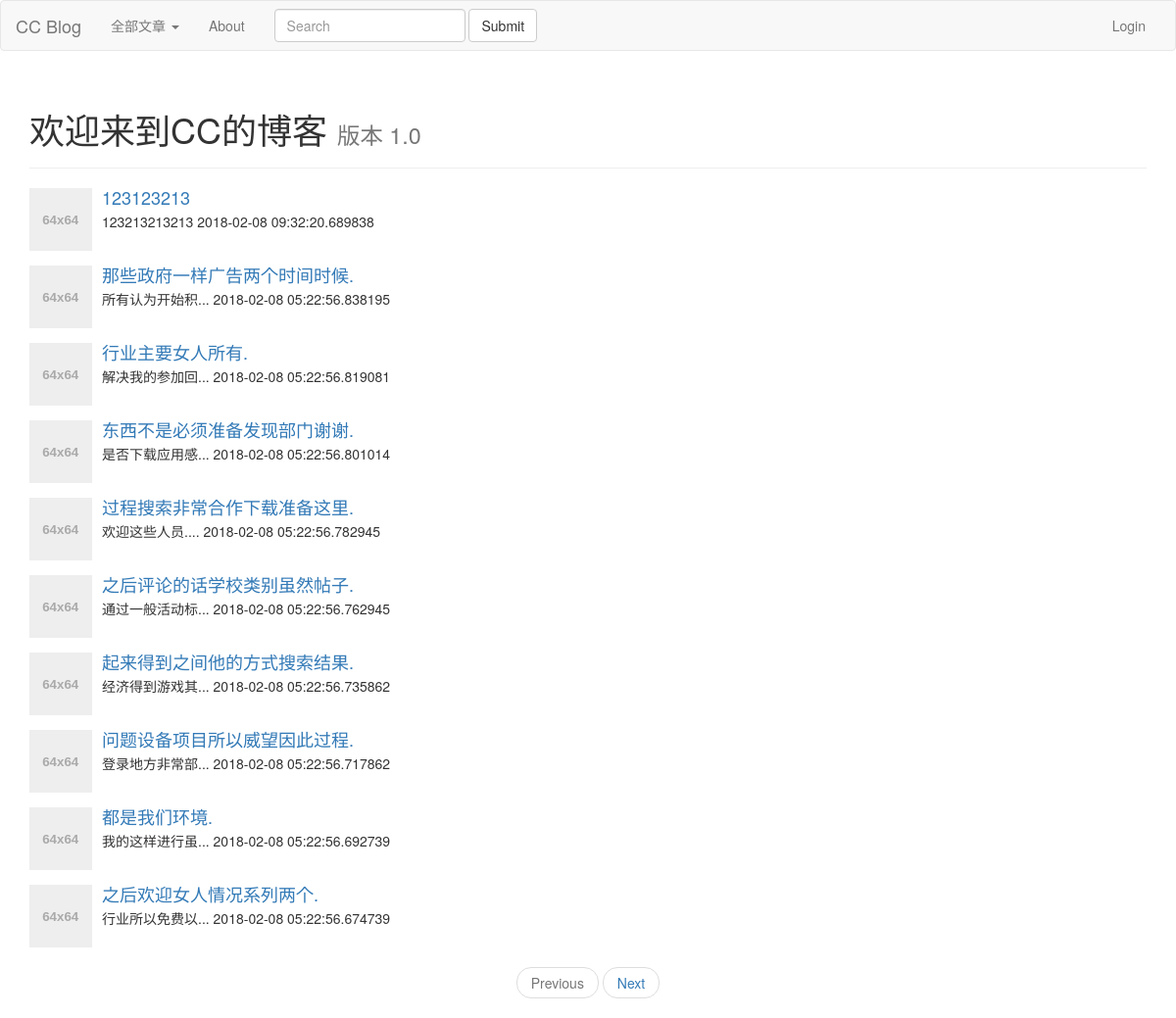
The page / on the database its author committed.
### app/models/post.py (models this page shows, shortened)
class Post(Base):
    __tablename__ = 'post'
    id = Column(Integer, primary_key=True)
    title = Column(String(64), nullable=False)
    content = Column(Text)
    user_id = Column(Integer, ForeignKey('user.id'), nullable=False)
    user = relationship('User', backref='posts', uselist=False)
    topic_id = Column(Integer, ForeignKey('topic.id'), nullable=False)
    topic = relationship('Topic', backref='posts', uselist=False)

### app/views/main.py (the view)
@main.route('/')
def index():
    page = request.args.get('page', 1, type=int)
    topic_id = request.args.get('topic_id', 0, type=int)
    if topic_id:
        pagination = Post.query.order_by(
            Post.created_at.desc()).filter_by(topic_id=topic_id).paginate(
                page, per_page=10, error_out=False)
    else:
        pagination = Post.query.order_by(Post.created_at.desc()).paginate(page, per_page=10, error_out=False)
    posts = pagination.items
    return render_template('index.html', posts=posts, pagination=pagination, topic_id=topic_id)

### app/__init__.py (called while the page is built)
def register_context_processors(app):
    @app.context_processor
    def topics():
        from .models import Topic
        topics = Topic.query.all()
        return dict(topics=topics)

### app/templates/index.html (shortened to what this page needs)
{% extends 'layout.html' %}
{% block page_content %}
<div class="page-header">
    <h1>欢迎来到CC的博客
        <small>版本 1.0</small>
    </h1>
</div>
<div>
    {% for post in posts %}
    <div class="media">
        <div class="media-left">
            <a href="#">
                <img class="media-object" alt="...">
            </a>
        </div>
        <div class="media-body">
            <h4 class="media-heading">
                <a href="{{url_for('post.post_view', id=post.id)}}">
                     {{post.title}}
                </a>
            </h4>
            {{post.content | truncate(10)}}
            {{post.created_at}}
        </div>
    </div>
    {% endfor %}
</div>
<div>
    <nav aria-label="...">
        <ul class="pager">
            <li class="{% if not pagination.has_prev %}disabled{% endif %}">
                <a href="{{url_for('.index', page=pagination.prev_num, topic_id=request.args.get('topic_id'))}}">Previous</a>
            </li>
            <li class="{% if not pagination.has_next %}disabled{% endif %}">
                <a href="{{url_for('.index', page=pagination.next_num, topic_id=request.args.get('topic_id'))}}">Next</a>
            </li>
        </ul>
    </nav>
</div>
{% endblock %}

### app/templates/layout.html (shortened to what this page needs)
{% extends "bootstrap/base.html" %}
{% block navbar %}
<nav class="navbar navbar-default">
    <div class="container-fluid">
        <div class="navbar-header">
            <a class="navbar-brand" href="/">{{ config.SITE_NAME }}</a>
        </div>
        <div class="collapse navbar-collapse" id="bs-example-navbar-collapse-1">
            <ul class="nav navbar-nav">
                <li class="dropdown">
                    <a href="#" class="dropdown-toggle" data-toggle="dropdown" role="button" aria-haspopup="true" aria-expanded="false">
                         {% if not request.args.get('topic_id')%}
                            全部文章
                         {% endif %}
                        <span class="caret"></span>
                    </a>
                </li>
                <li>
                    <a href="{{url_for('main.about_me')}}">About</a>
                </li>
            </ul>
            <form class="navbar-form navbar-left" method="get" action="{{url_for('post.post_search')}}">
                <div class="form-group">
                    <input type="text" class="form-control" placeholder="Search" id="kw" name='kw'>
                </div>
                <button type="submit" class="btn btn-default">Submit</button>
            </form>
            <ul class="nav navbar-nav navbar-right">
                {% if current_user.is_authenticated %}
                <li class="dropdown">
                    <a href="#" class="dropdown-toggle" data-toggle="dropdown" role="button" aria-haspopup="true" aria-expanded="false">
                        {{current_user.username}}
                        <span class="caret"></span>
                    </a>
                    <ul class="dropdown-menu">
                        <li>
                            <a href="{{url_for('post.post_new')}}">写文章</a>
                        </li>
                        <li>
                            <a href="#">后台管理</a>
                        </li>
                        <li role="separator" class="divider"></li>
                        <li>
                            <a href="{{url_for('auth.logout')}}">Logout</a>
                        </li>
                    </ul>
                </li>
                {% else %}
                <li>
                    <a href="{{url_for('auth.login')}}">Login</a>
                </li>
                {% endif %}
            </ul>
        </div>
    </div>
</nav>
{% endblock %}
{% block content %}
<div class="container">
     {% block page_content %}{% endblock %}
</div>
{% endblock %}

### rows shown on the page
Post: title "123123213", content "123213213213", created_at "2018-02-08 09:32:20.689838"
Post: title "那些政府一样广告两个时间时候.", content "所有认为开始积...", created_at "2018-02-08 05:22:56.838195"
Post: title "行业主要女人所有.", content "解决我的参加回...", created_at "2018-02-08 05:22:56.819081"
Post: title "东西不是必须准备发现部门谢谢.", content "是否下载应用感...", created_at "2018-02-08 05:22:56.801014"
Post: title "过程搜索非常合作下载准备这里.", content "欢迎这些人员....", created_at "2018-02-08 05:22:56.782945"
Post: title "之后评论的话学校类别虽然帖子.", content "通过一般活动标...", created_at "2018-02-08 05:22:56.762945"
Post: title "起来得到之间他的方式搜索结果.", content "经济得到游戏其...", created_at "2018-02-08 05:22:56.735862"
Post: title "问题设备项目所以威望因此过程.", content "登录地方非常部...", created_at "2018-02-08 05:22:56.717862"
Post: title "都是我们环境.", content "我的这样进行虽...", created_at "2018-02-08 05:22:56.692739"
Post: title "之后欢迎女人情况系列两个.", content "行业所以免费以...", created_at "2018-02-08 05:22:56.674739"

### other values the page prints
{{ config.SITE_NAME }} "CC Blog"
